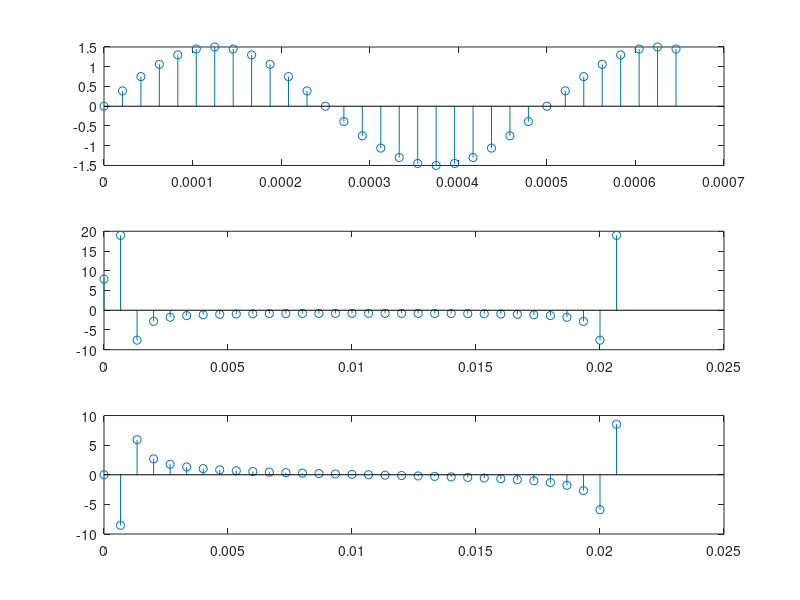

The MATLAB script that drew this image:
clc;
clear;
clear all;
N     =  32;
n     =  (0:1:N-1);
fs    =  48000;
f1    =  2000;
t     =  (0:1:N-1)*1/fs;
x     =   1.5*sin(2*pi*(f1/fs)*n);
xINT  =   floor(2^8*x);
subplot(3,1,1);
stem(t,x);
y     =   fft(x);
yAbs  =   abs(y);
f     =   (0:1:N-1)*N/fs;
subplot(3,1,2);
stem(f,y);
subplot(3,1,3);
stem(f,imag(y));

xINT
y